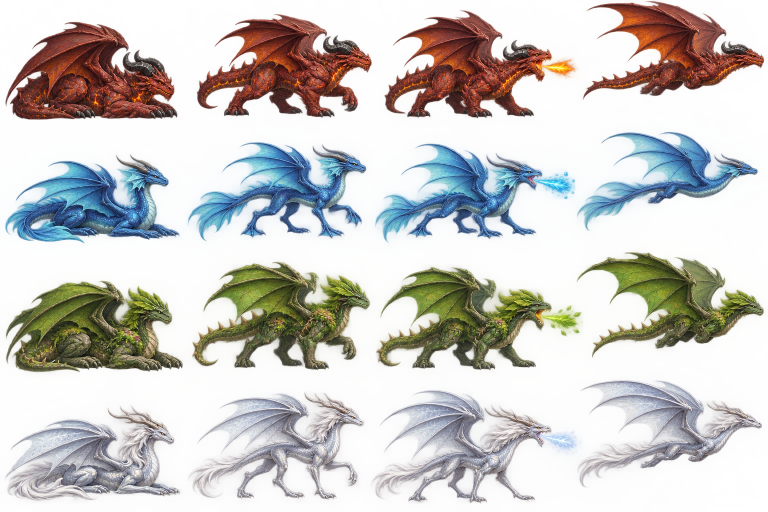
#> input picture assets-src/species.base.png, 1536 x 1024 px (shown at 1/2 size)
$ python build_sprites.py ../assets-src/species.base.png ../assets-src/species.base.png ../assets-src/species.base.png
#> lines starting #> are read from the running program, lines starting #| are printed output that depends on the picture
# 생성 이미지(단색 배경) → 게임 시트 합치기.
# python3 -I build_sprites.py <1차폴더> <2차폴더> <public/img>
import sys, os
import numpy as np
from PIL import Image
OLD, NEW, OUT = sys.argv[1], sys.argv[2], sys.argv[3]
o = OLD + '/생성이미지_원본파일명/'

def key_out(path, flip=False, fade_right=False):
    im = Image.open(path).convert('RGB')
    im = im.crop((4, 4, im.width - 4, im.height - 4))   # 가장자리 테두리선 제거
    if flip: im = im.transpose(Image.FLIP_LEFT_RIGHT)
    a = np.asarray(im).astype(np.float32)
    b = np.concatenate([a[:6].reshape(-1,3), a[-6:].reshape(-1,3), a[:,:6].reshape(-1,3), a[:,-6:].reshape(-1,3)])
    key = np.median(b, 0)
    d = np.sqrt(((a - key) ** 2).sum(-1))
    alpha = np.clip((d - 70) / (150 - 70), 0, 1)
    rgb = a.copy()
    if key[1] > key[0] and key[1] > key[2]:      # 초록 배경: 초록 번짐 제거
        m = np.maximum(rgb[..., 0], rgb[..., 2])
        rgb[..., 1] = np.minimum(rgb[..., 1], m)
    else:                                         # 마젠타 배경: 가장자리만 번짐 제거
        spill = np.clip(np.minimum(rgb[..., 0], rgb[..., 2]) - rgb[..., 1], 0, None) * (1 - alpha) * 0.9
        rgb[..., 0] -= spill; rgb[..., 2] -= spill
    out = np.dstack([np.clip(rgb, 0, 255), alpha * 255]).astype(np.uint8)
    img = Image.fromarray(out, 'RGBA')
    bb = img.getbbox(); img = img.crop(bb)
    if fade_right:   # 잘린 브레스 끝을 오른쪽 15% 구간에서 서서히 흐리게
        arr = np.asarray(img).astype(np.float32); w = arr.shape[1]; n = int(w * 0.15)
        ramp = np.ones(w); ramp[w - n:] = np.linspace(1, 0, n) ** 1.5
        arr[..., 3] *= ramp[None, :]
        img = Image.fromarray(arr.astype(np.uint8), 'RGBA')
    return img

def place(img, cw, ch, maxw, maxh, bottom, center_v=False):
    s = min(maxw / img.width, maxh / img.height)
    img = img.resize((max(1, round(img.width * s)), max(1, round(img.height * s))), Image.LANCZOS)
    cell = Image.new('RGBA', (cw, ch), (0, 0, 0, 0))
    x = (cw - img.width) // 2
    y = (ch - img.height) // 2 if center_v else ch - bottom - img.height
    cell.alpha_composite(img, (x, max(0, y)))
    return cell

# ---------------- 드래곤: species.png 4열 × 11행 (칸 384×256)
CW, CH = 384, 256
BASE = os.path.join(os.path.dirname(__file__), '..', 'assets-src', 'species.base.png')  # 원래 4종 시트
old = Image.open(BASE).convert('RGBA')
#> old is the input picture: PIL image 1536x1024 RGBA; mean R, G, B, A 137.7, 133.8, 128.2, 98.1
old = old.resize((CW * 4, CH * 4), Image.LANCZOS)
src = {
 '루비':   [o+'a_clean_high_resolution_digital_illustration_on_a.png', o+'a_clean_high_detail_fantasy_illustration_on_a_sol.png', NEW+'/루비-브레스.png', o+'a_high_detail_fantasy_illustration_on_a_bright_sol.png'],
 '호박':   [o+'a_highly_detailed_fantasy_illustration_a_single_m.png', NEW+'/호박-걷기.png', NEW+'/호박-브레스.png', o+'a_highly_detailed_fantasy_illustration_of_a_golden.png'],
 '화산':   [NEW+'/화산-엎드림.png', NEW+'/화산-걷기.png', NEW+'/화산-브레스.png', NEW+'/화산-비행.png'],
 '흑요석': [NEW+'/흑요석-엎드림.png', o+'a_highly_detailed_fantasy_illustration_on_a_brigh.png', NEW+'/흑요석-브레스.png', o+'a_detailed_high_contrast_fantasy_illustration_of.png'],
 '황금':   [o+'a_highly_detailed_fantasy_illustration_of_a_majest.png', o+'a_highly_detailed_fantasy_golden_dragon_illustrati.png', NEW+'/황금-브레스.png', o+'a_highly_detailed_fantasy_illustration_of_the_same.png'],
 '서리':   [NEW+'/서리-엎드림.png', o+'a_highly_detailed_fantasy_illustration_of_an_ice_c.png', NEW+'/서리-브레스.png', o+'a_detailed_fantasy_illustration_on_a_bright_green.png'],
 '폭풍':   [NEW+'/폭풍-엎드림.png', o+'a_highly_detailed_fantasy_illustration_of_a_powerf.png', NEW+'/폭풍-브레스.png', o+'a_highly_detailed_fantasy_illustration_of_a_storm.png'],
}
fade = {NEW+'/루비-브레스.png', NEW+'/폭풍-브레스.png', NEW+'/서리-브레스.png'}
sheet = Image.new('RGBA', (CW * 4, CH * 11), (0, 0, 0, 0))
#> sheet: PIL image 1536x2816 RGBA; every value is 0
sheet.paste(old, (0, 0))
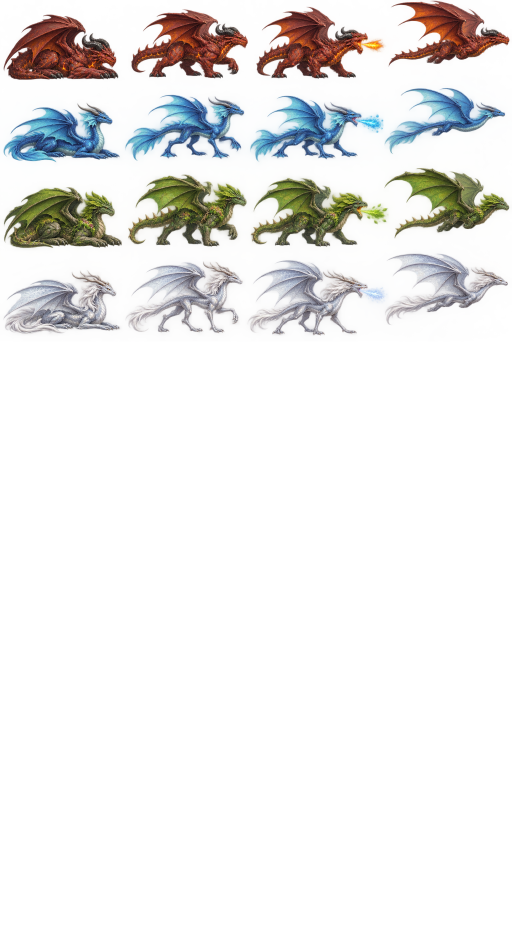
#> sheet: PIL image 1536x2816 RGBA (shown at 1/3 size); mean R, G, B, A 50.1, 48.7, 46.6, 35.7; transparent parts drawn white
for r, (name, files) in enumerate(src.items(), start=4):
    for c, f in enumerate(files):
        img = key_out(f, fade_right=f in fade)
#> (the run stopped early here; a loop or call above may not have finished)

$ run again, with 그림자드래곤/망령용/02_basic_attack_effects/claw_hit/claw_hit_source_sheet.png copied over assets-src/species.base.png
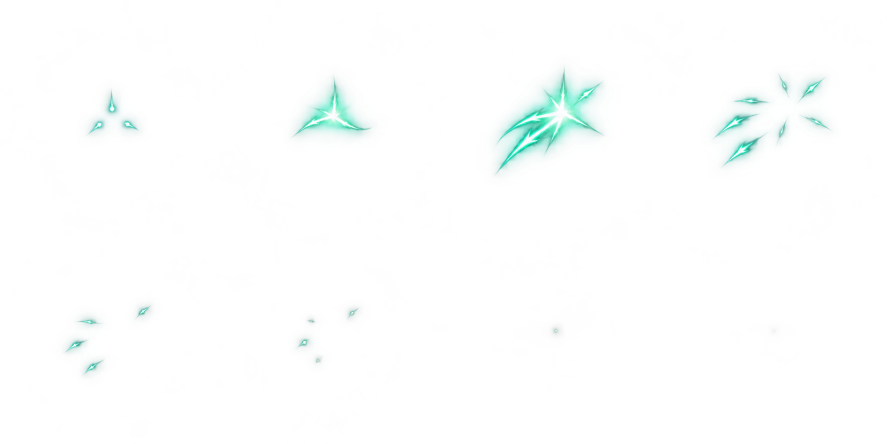
#> input picture 그림자드래곤/망령용/02_basic_attack_effects/claw_hit/claw_hit_source_sheet.png, 1774 x 887 px (shown at 1/2 size)
#> old is the input picture: PIL image 1774x887 RGBA; mean R, G, B, A 8.3, 16.5, 14.8, 4.9
#> `old = old.resize((CW * 4, CH * 4), Image.LANCZOS)`:
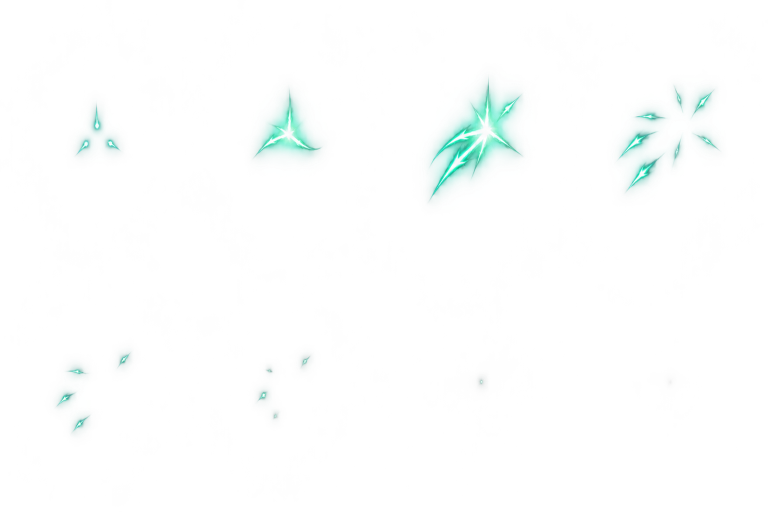
#> old: PIL image 1536x1024 RGBA (shown at 1/2 size); mean R, G, B, A 8.3, 16.5, 14.8, 4.9; transparent parts drawn white
#> `sheet.paste(old, (0, 0))`:
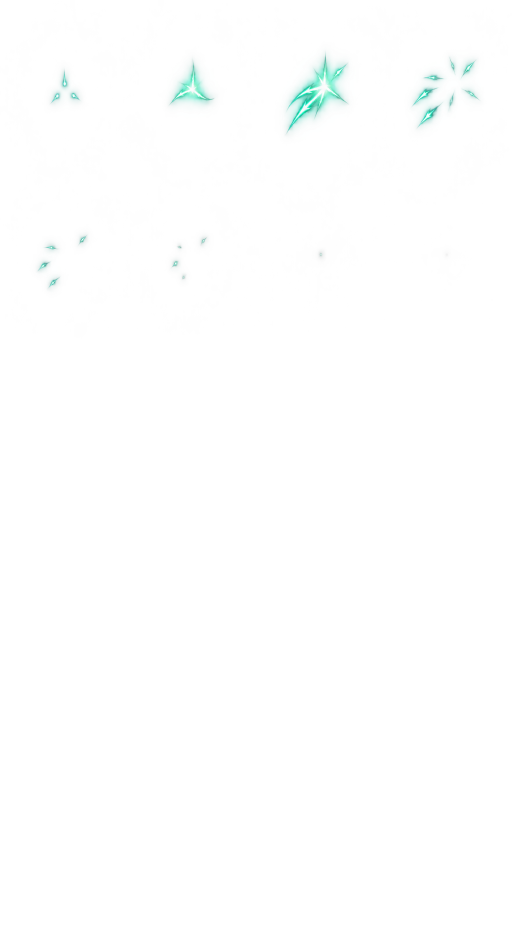
#> sheet: PIL image 1536x2816 RGBA (shown at 1/3 size); mean R, G, B, A 3, 6, 5.4, 1.8; transparent parts drawn white
